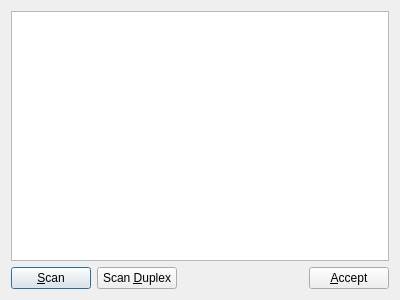
<ui version="4.0" >
 <class>Dialog</class>
 <widget class="QDialog" name="Dialog" >
  <property name="geometry" >
   <rect>
    <x>0</x>
    <y>0</y>
    <width>400</width>
    <height>300</height>
   </rect>
  </property>
  <property name="windowTitle" >
   <string>Scanner</string>
  </property>
  <layout class="QVBoxLayout" >
   <item>
    <widget class="QListWidget" name="uiList" >
     <property name="iconSize" >
      <size>
       <width>128</width>
       <height>128</height>
      </size>
     </property>
     <property name="flow" >
      <enum>QListView::LeftToRight</enum>
     </property>
     <property name="isWrapping" stdset="0" >
      <bool>true</bool>
     </property>
     <property name="resizeMode" >
      <enum>QListView::Adjust</enum>
     </property>
    </widget>
   </item>
   <item>
    <layout class="QHBoxLayout" >
     <item>
      <widget class="QPushButton" name="pushScan" >
       <property name="text" >
        <string>&amp;Scan</string>
       </property>
      </widget>
     </item>
     <item>
      <widget class="QPushButton" name="pushDuplexScan" >
       <property name="text" >
        <string>Scan &amp;Duplex</string>
       </property>
      </widget>
     </item>
     <item>
      <spacer>
       <property name="orientation" >
        <enum>Qt::Horizontal</enum>
       </property>
       <property name="sizeHint" >
        <size>
         <width>40</width>
         <height>20</height>
        </size>
       </property>
      </spacer>
     </item>
     <item>
      <widget class="QPushButton" name="pushAccept" >
       <property name="text" >
        <string>&amp;Accept</string>
       </property>
      </widget>
     </item>
    </layout>
   </item>
  </layout>
 </widget>
 <resources/>
 <connections/>
</ui>
